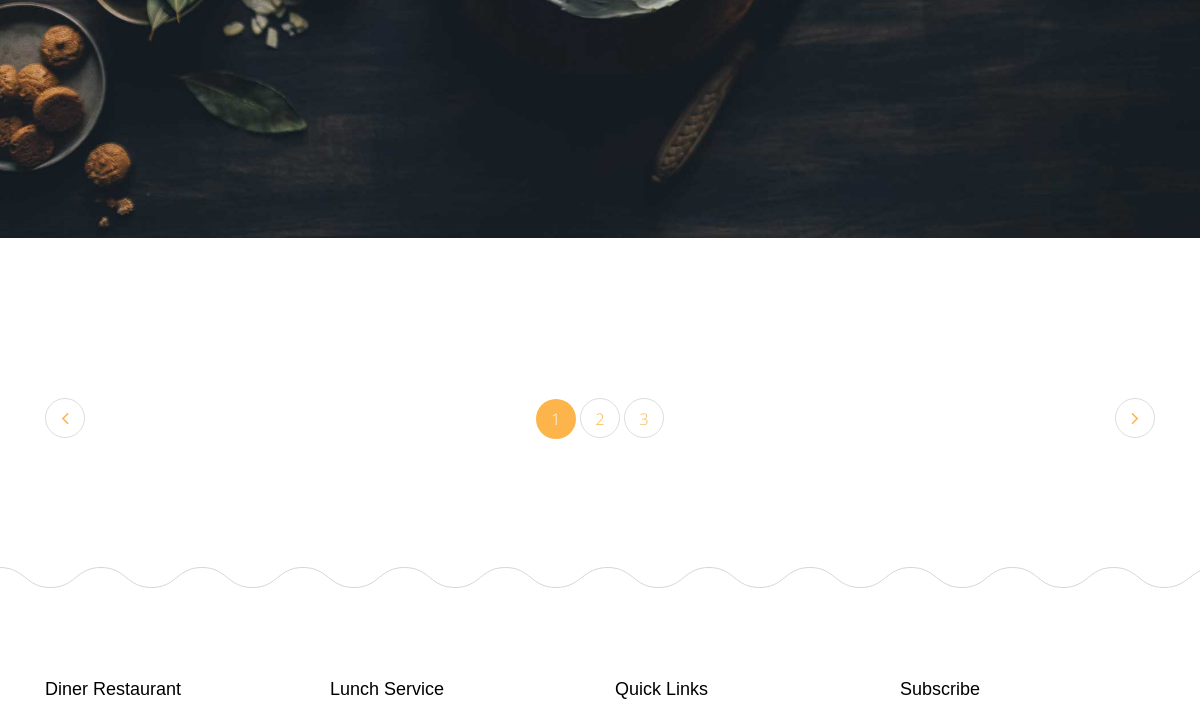
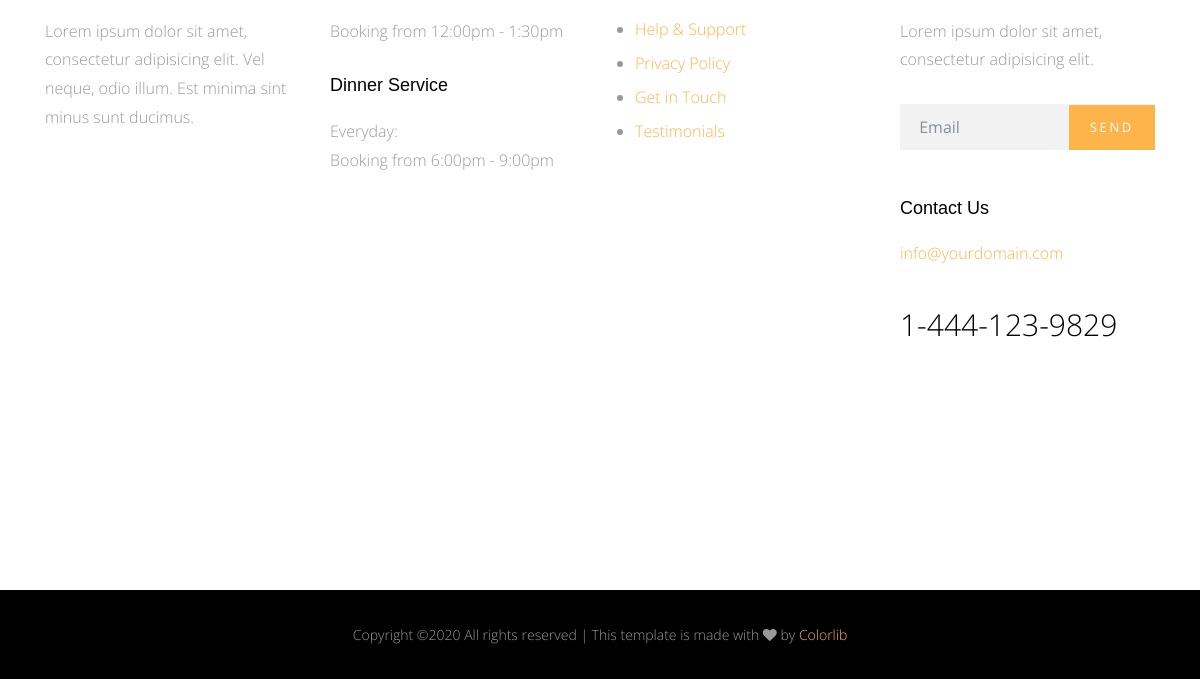
Page /blog/ (lower part) on the earlier database version (2 pictures, top to bottom).
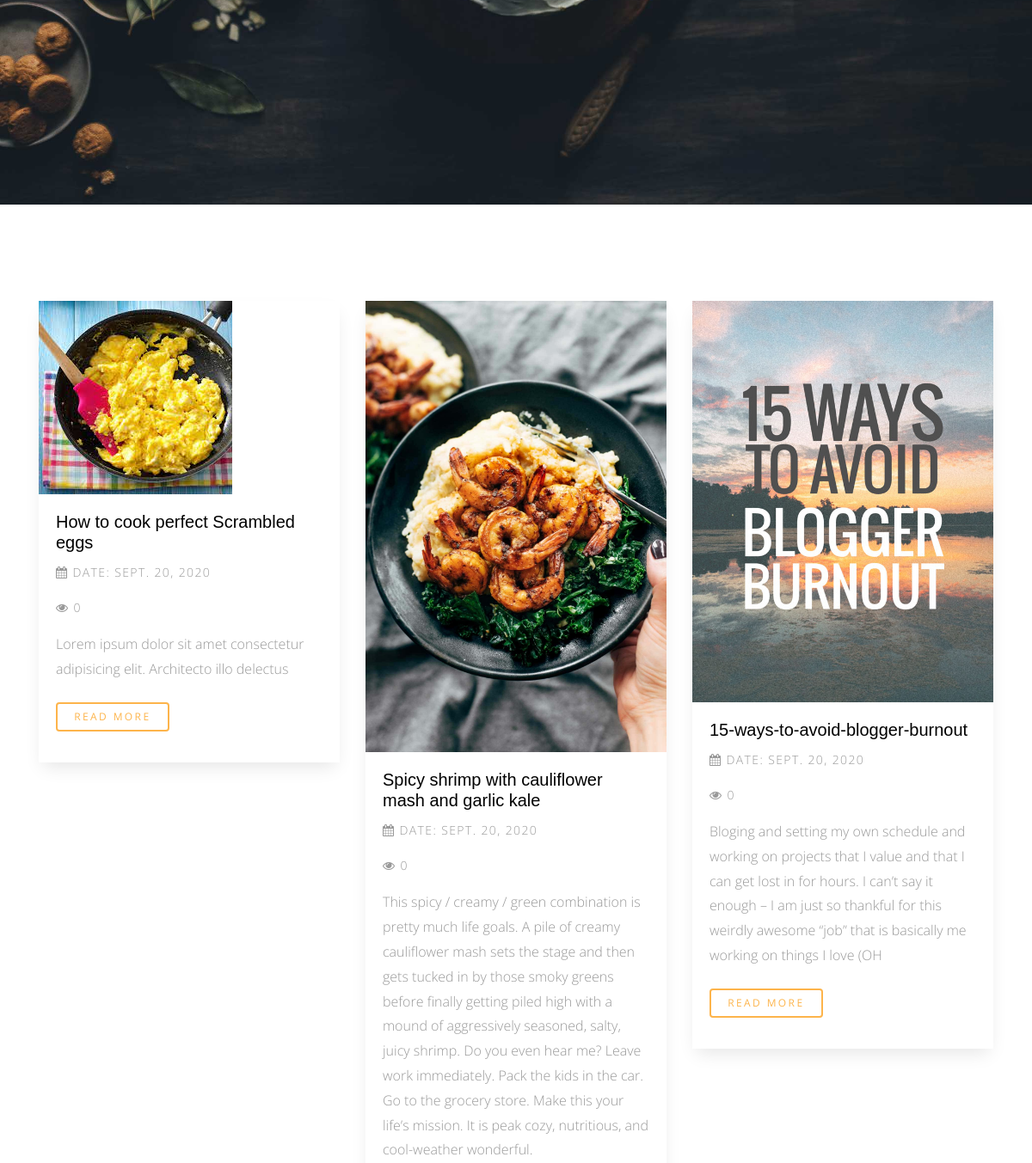
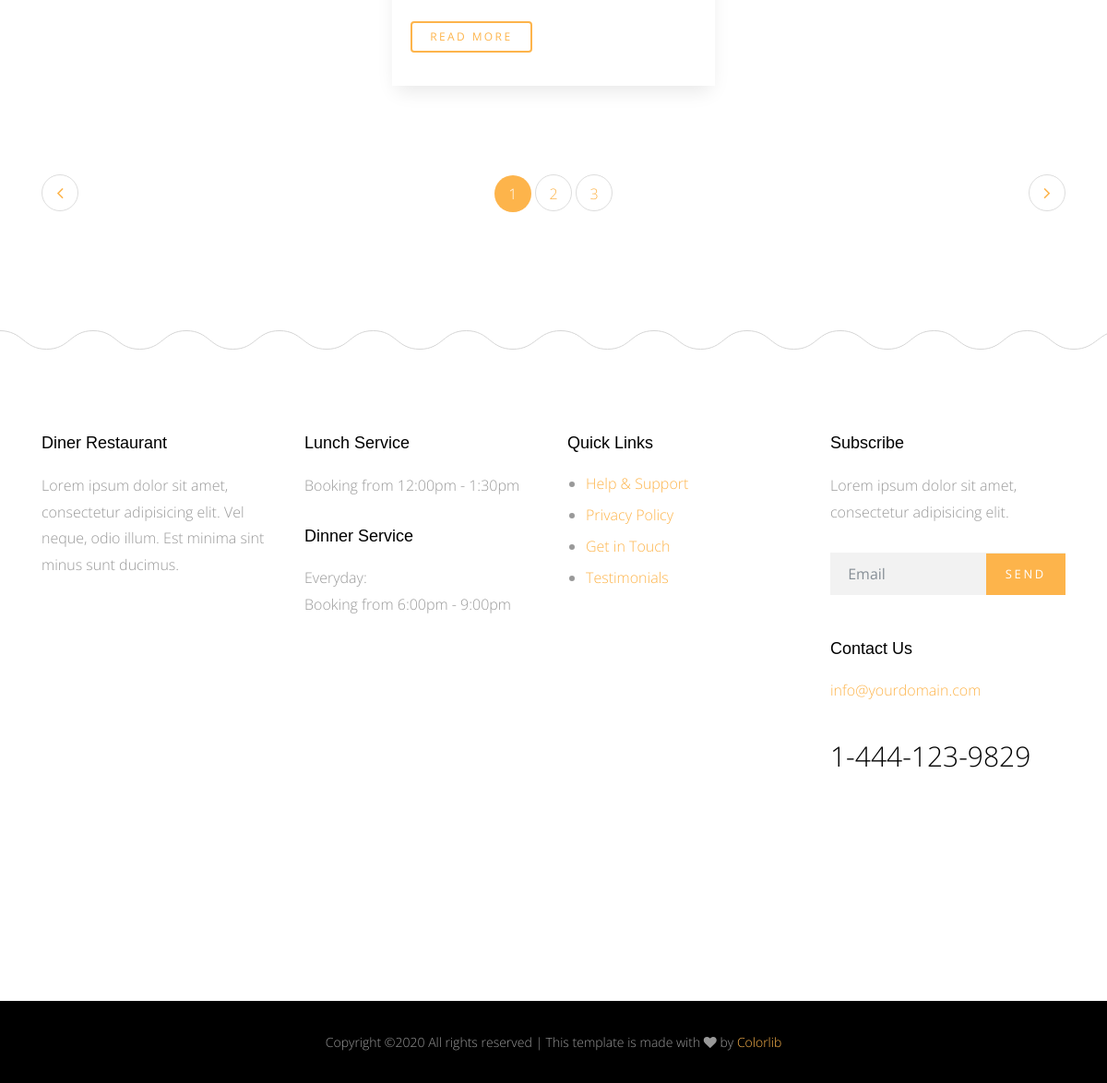
Same page on the later database version (2 pictures, top to bottom).
### blog/models.py (models this page shows, shortened)
class Post(models.Model):
	title=models.CharField(default='', max_length=300)
	content=models.TextField(default='')
	author=models.ForeignKey(User, default='', on_delete=models.CASCADE)
	image=models.ImageField(upload_to='media/meals/')
	created=models.DateField(default=timezone.now)
	category=models.ForeignKey("Category", on_delete=models.SET_NULL, null=True)
	views=models.IntegerField(default=0)
	tags=TaggableManager(blank=True)

### blog/views.py (the view)
# urls.py: path('',  views.post_list, name='post_list'),
def post_list(request):
	posts=Post.objects.all()
	category=Category.objects.all()
	context={'posts':posts, 'category':category}
	return render(request, 'Blog/post_list.html', context)

### blog/templates/Blog/post_list.html (shortened to what this page needs)
{% extends 'base.html' %}
{% load static %}
{% block content %}
      <div class="main-wrap">
        <div class="cover_1">
          <div class="img_bg" style="background-image: url({% static 'img/slider-1.jpg' %});" data-stellar-background-ratio="0.5">
            <div class="container">
              <div class="row align-items-center">
              </div>
            </div>
          </div>
        </div>
         <div class="section">
          <div class="container">
            <div class="row mb-5">
              {%for post in posts %}
              <div class="col-md-4">
                <div class="media d-block media-bg-white mb-5" data-aos="fade-up"  data-aos-delay="400">
                  <figure>
                    <a href="{% url 'blog:post_detail' post.id %}" ><img src="{{post.image.url}}" alt="Image placeholder" class="img-fluid"></a>
                  </figure>
                  <div class="media-body">
                    <h3><a href="{% url 'blog:post_detail' post.id %}">{{post.title}}</a></h3>
                    <p class="post-meta"><span><span class="fa fa-calendar"></span> Date: {{post.created}}</span></p>
                    <p class="post-meta"><span><span class="fa fa-eye"></span> {{post.views}}</span></p>
                    <p class="mb-4">{{post.content}}</p>
                    <p><a href="#" class="btn btn-primary btn-outline-primary btn-sm">Read More</a></p>
                  </div>
                </div>
              </div>
              {% endfor %}
            </div>
            <div class="row">
              <div class="col-md-12">
                <ul class="pagination custom-pagination">
                  <li class="page-item prev"><a class="page-link" href="#"><i class="fa fa-angle-left"></i></a></li>
                  <li class="page-item active"><a class="page-linkx href="#">1</a></li>
                  <li class="page-item"><a class="page-link" href="#">2</a></li>
                  <li class="page-item"><a class="page-link" href="#">3</a></li>
                  <li class="page-item next"><a class="page-link" href="#"><i class="fa fa-angle-right"></i></a></li>
                </ul>
              </div>
            </div>
          </div>
        </div>
      </div>
     {% endblock %}

Differences in the rows shown:
added Post: image (picture), title "How to cook perfect Scrambled eggs", created "SEPT. 20, 2020", views "0", content "Lorem ipsum dolor sit amet consectetur adipisicing elit. Architecto illo delectus"
added Post: image (picture), title "Spicy shrimp with cauliflower mash and garlic kale", created "SEPT. 20, 2020", views "0", content "This spicy / creamy / green combination is pretty much life goals. A pile of creamy cauliflower mash sets the stage and then gets tucked in by those smoky greens before finally getting piled high with a mound of aggressively seasoned, salty, juicy shrimp. Do you even hear me? Leave work immediately. Pack the kids in the car. Go to the grocery store. Make this your life’s mission. It is peak cozy, nutritious, and cool-weather wonderful."
added Post: image (picture), title "15-ways-to-avoid-blogger-burnout", created "SEPT. 20, 2020", views "0", content "Bloging and setting my own schedule and working on projects that I value and that I can get lost in for hours. I can’t say it enough – I am just so thankful for this weirdly awesome “job” that is basically me working on things I love (OH"
